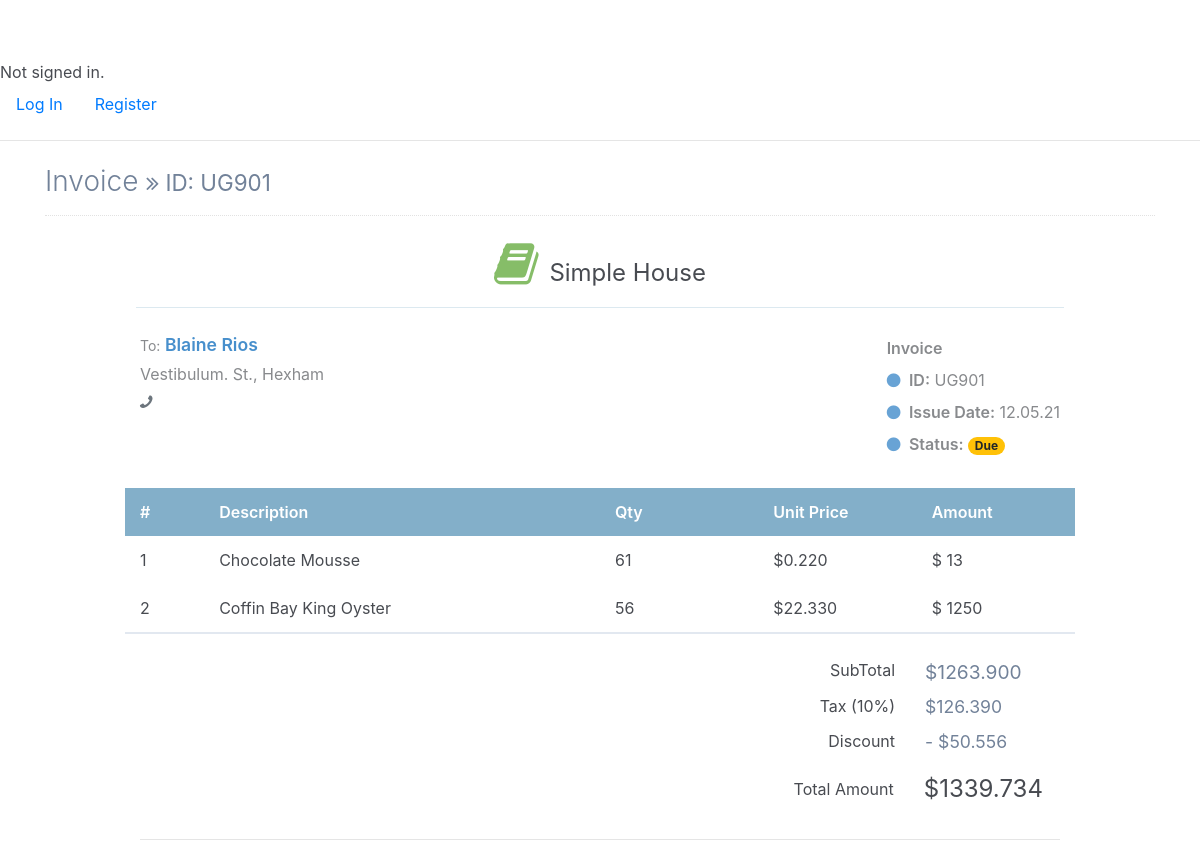
/Dashboard_Staff/Orders/UG901, run on the app's committed database.
### Management/models.py (models this page shows, shortened)
class Order(models.Model):
    id = models.CharField(max_length=50,primary_key = True)
    date = models.CharField(max_length=50)
    price = models.FloatField()

class PlaceOrder(models.Model):
    customer = models.ForeignKey(Customer,on_delete=models.CASCADE)
    order = models.OneToOneField(Order,on_delete=models.CASCADE,related_name="places")

class Customer(models.Model):
    id = models.CharField(max_length=50,primary_key = True)
    first_name = models.CharField(max_length=50)
    last_name = models.CharField(max_length=50)
    times_ordered = models.IntegerField(default = 0)

class Delivery(models.Model):
    cat = [("On Going","On Going"),("Completed","Completed"),("Cancelled","Cancelled")]
    order = models.OneToOneField(Order,on_delete=models.CASCADE,related_name="delivers")
    category = models.CharField(max_length = 50)
    status = models.CharField(default =cat[0],choices = cat,max_length = 50)
    building_no = models.CharField(null= True,max_length=50)
    street_name = models.CharField(max_length = 50)
    city = models.CharField(max_length = 50)
    zipcode = models.IntegerField()

class Transaction(models.Model):
    cat = [("Due","Due"),("Completed","Completed"),("Cancelled","Cancelled")]
    order = models.OneToOneField(Order,on_delete=models.CASCADE,related_name = "transc")
    status = models.CharField(default =cat[0],choices = cat,max_length = 50)
    amount_paid = models.FloatField(default=0)
    price = models.FloatField()
    tax = models.FloatField()
    discount = models.FloatField()
    customer = models.ForeignKey(Customer,on_delete=models.CASCADE)

class Order_Menu(models.Model):
    menu = models.ForeignKey(Menu,on_delete=models.DO_NOTHING)
    order = models.ForeignKey(Order,on_delete=models.CASCADE)

class Menu(models.Model):
    id = models.CharField(max_length=50,primary_key = True)
    name = models.CharField(max_length = 50)
    price = models.FloatField()
    category = models.CharField(max_length = 50)
    timesOrdered = models.IntegerField(default=0)

### Management/views.py (the view)
# urls.py: path("Dashboard_Staff/Orders/<str:id>", views.check_order, name="check_order"),
def check_order(request,id):
    order = Order.objects.get(id=id)
    menu_orders = Order_Menu.objects.filter(order=id)
    return render(request,"Management/sp_order.html",{"id":id,"order":order,"menu_orders":menu_orders,})

### Management/templatetags/textra.py (called while the page is built)
@register.filter
@register.filter
def list_index_from_value(list_, value):
    l = list(list_)
    return l.index(value)+1

### Management/templates/Management/sp_order.html (shortened to what this page needs)
{% extends "Management/layout.html" %}
{% load textra %}
{% block style %}
<link href="https://maxcdn.bootstrapcdn.com/font-awesome/4.7.0/css/font-awesome.min.css" rel="stylesheet" />
{% endblock %}
{% block body %}
<div class="page-content container">
    <div class="page-header text-blue-d2">
        <h1 class="page-title text-secondary-d1">
            Invoice
            <small class="page-info">
                <i class="fa fa-angle-double-right text-80"></i>
                ID: {{id}}
            </small>
        </h1>
    </div>
    <div class="container px-0">
        <div class="row mt-4">
            <div class="col-12 col-lg-10 offset-lg-1">
                <div class="row">
                    <div class="col-12">
                        <div class="text-center text-150">
                            <i class="fa fa-book fa-2x text-success-m2 mr-1"></i>
                            <span class="text-default-d3">Simple House</span>
                        </div>
                    </div>
                </div>
                <hr class="row brc-default-l1 mx-n1 mb-4" />
                <div class="row">
                    <div class="col-sm-6">
                        <div>
                            <span class="text-sm text-grey-m2 align-middle">To:</span>
                            <span class="text-600 text-110 text-blue align-middle">{{order.places.customer.first_name}} {{order.places.customer.last_name}}</span>
                        </div>
                        <div class="text-grey-m2">
                            <div class="my-1">
                                {{order.delivers.street_name}}, {{order.delivers.city}}
                            </div>
                            <div class="my-1"><i class="fa fa-phone fa-flip-horizontal text-secondary"></i> <b class="text-600">{{ph}}</b></div>
                        </div>
                    </div>
                    <div class="text-95 col-sm-6 align-self-start d-sm-flex justify-content-end">
                        <div class="text-grey-m2">
                            <div class="mt-1 mb-2 text-secondary-m1 text-600 text-125">
                                Invoice
                            </div>
                            <div class="my-2"><i class="fa fa-circle text-blue-m2 text-xs mr-1"></i> <span class="text-600 text-90">ID:</span> {{id}}</div>
                            <div class="my-2"><i class="fa fa-circle text-blue-m2 text-xs mr-1"></i> <span class="text-600 text-90">Issue Date:</span> {{order.date}}</div>
                            <div class="my-2"><i class="fa fa-circle text-blue-m2 text-xs mr-1"></i> <span class="text-600 text-90">Status: </span> <span class="badge badge-warning badge-pill px-25">{{order.transc.status }}</span></div>
                        </div>
                    </div>
                </div>
                <div class="mt-4">
                    <div class="row text-600 text-white bgc-default-tp1 py-25">
                        <div class="d-none d-sm-block col-1">#</div>
                        <div class="col-9 col-sm-5">Description</div>
                        <div class="d-none d-sm-block col-4 col-sm-2">Qty</div>
                        <div class="d-none d-sm-block col-sm-2">Unit Price</div>
                        <div class="col-2">Amount</div>
                    </div>
                    {% for mo in menu_orders%}
                    <div class="text-95 text-secondary-d3">
                        <div class="row mb-2 mb-sm-0 py-25">
                            <div class="d-none d-sm-block col-1"> {{ menu_orders|list_index_from_value:mo }}</div>
                            <div class="col-9 col-sm-5"> {{mo.menu.name}} </div>
                            <div class="d-none d-sm-block col-2">{{mo.menu.timesOrdered}}</div>
                            <div class="d-none d-sm-block col-2 text-95">${{mo.menu.price|floatformat:"-3"}}</div>
                            {% widthratio mo.menu.price 1 100 as width %}
                            <div class="col-2 text-secondary-d2">$ {% widthratio mo.menu.timesOrdered 100 width %}</div>
                        </div>
                    {% endfor %}
                    </div>
                    <div class="row border-b-2 brc-default-l2"></div>
                    <div class="row mt-3">
                        <div class="col-12 col-sm-7 text-grey-d2 text-95 mt-2 mt-lg-0">
                        </div>
                        <div class="col-12 col-sm-5 text-grey text-90 order-first order-sm-last">
                            <div class="row my-2">
                                <div class="col-7 text-right">
                                    SubTotal
                                </div>
                                <div class="col-5">
                                    <span class="text-120 text-secondary-d1">${{order.transc.price|floatformat:"-3"}}</span>
                                </div>
                            </div>
                            <div class="row my-2">
                                <div class="col-7 text-right">
                                    Tax (10%)
                                </div>
                                <div class="col-5">
                                    <span class="text-110 text-secondary-d1">${{order.transc.tax|floatformat:"-3"}}</span>
                                </div>
                            </div>
                            <div class="row my-2">
                                <div class="col-7 text-right">
                                    Discount
                                </div>
                                <div class="col-5">
                                    <span class="text-110 text-secondary-d1">- ${{order.transc.discount|floatformat:"-3"}}</span>
                                </div>
                            </div>
                            <div class="row my-2 align-items-center bgc-primary-l3 p-2">
                                <div class="col-7 text-right">
                                    Total Amount
                                </div>
                                <div class="col-5">
                                    <span class="text-150 text-success-d3 opacity-2">${{order.transc.amount_paid|floatformat:"-3"}}</span>
                                </div>
                            </div>
                        </div>
                    </div>
                    <hr />
                </div>
            </div>
        </div>
    </div>
</div>
{% endblock %}

### Management/templates/Management/layout.html (shortened to what this page needs)
{% load static %}
<!DOCTYPE html>
<html lang="en">
    <head>
        <link href="https://unpkg.com/tailwindcss@^1.0/dist/tailwind.min.css" rel="stylesheet">
        <link rel="stylesheet" href="https://stackpath.bootstrapcdn.com/bootstrap/4.4.1/css/bootstrap.min.css">
  <link rel="stylesheet" href="https://maxcdn.bootstrapcdn.com/font-awesome/4.7.0/css/font-awesome.min.css">
        {% block style%} {% endblock %}
    </head>
    <body>
        <div style="margin-top: 60px;">
            {% if user.is_authenticated %}
                Signed in as <strong>{{ user.user_name }}</strong>.
            {% else %}
                Not signed in.
            {% endif %}
        </div>
        <ul class="nav">
            {% if user.is_authenticated %}
            <div class="bs-example">
                <nav class="navbar navbar-expand-md navbar-dark fixed-top" style="background:#337AB7;">
                  <a href="{% url 'Dashboard_Staff' %}" class="navbar-brand">Restaurant Management</a>
                  <button type="button" class="navbar-toggler" data-toggle="collapse" data-target="#navbarCollapse">
                    <span class="navbar-toggler-icon"></span>
                  </button>
                  <div class="collapse navbar-collapse justify-content-between" id="navbarCollapse">
                    <div class="navbar-nav">
                <li class="nav-item">
                <a class="nav-item nav-link" href="{% url 'Dashboard_Staff' %}"></a>
            </li>
            <li class="nav-item">
                <a class="nav-item nav-link" href="{% url 'order' %}" > Orders</a>
            </li>
            <li class="nav-item">
                <a class="nav-item nav-link" href="{% url 'MS' %}"> Management Services</a>
            </li>
            <div class="navbar-nav">
            <a class="nav-item nav-link" href="{% url 'AboutUs' %}"> About US</a>
            </li>
            <li class="nav-item">
                <a class="nav-item nav-link" href="{% url 'logout' %}">Log Out</a>
            </li>
        </div>
        </div>
    </nav>
  </div>
            {% else %}
                <li class="nav-item">
                    <a class="nav-item nav-link" href="{% url 'login' %}?data=staff">Log In</a>
                </li>
                <li class="nav-item">
                    <a class="nav-item nav-link" href="{% url 'register' %}?data=staff">Register</a>
                </li>
            {% endif %}
        </ul>
        <hr>
        {% block body %}
        {% endblock %}
    </body>
</html>

### Management/templates/Management/sp_order.html (style rules this page uses)
body { margin-top:20px; color: #484b51; }
.text-secondary-d1 { color: #728299!important; }
.page-header { margin: 0 0 1rem; padding-bottom: 1rem; padding-top: .5rem; border-bottom: 1px dotted #e2e2e2; display: -ms-flexbox; display: flex; -ms-flex-pack: justify; justify-content: space-between; -ms-flex-align: center; align-items: center; }
.page-title { padding: 0; margin: 0; font-size: 1.75rem; font-weight: 300; }
.brc-default-l1 { border-color: #dce9f0!important; }
.ml-n1, .mx-n1 { margin-left: -.25rem!important; }
.mr-n1, .mx-n1 { margin-right: -.25rem!important; }
.mb-4, .my-4 { margin-bottom: 1.5rem!important; }
hr { margin-top: 1rem; margin-bottom: 1rem; border: 0; border-top: 1px solid rgba(0,0,0,.1); }
.text-grey-m2 { color: #888a8d!important; }
.text-success-m2 { color: #86bd68!important; }
.font-bolder, .text-600 { font-weight: 600!important; }
.text-110 { font-size: 110%!important; }
.text-blue { color: #478fcc!important; }
.pb-25, .py-25 { padding-bottom: .75rem!important; }
.pt-25, .py-25 { padding-top: .75rem!important; }
.bgc-default-tp1 { background-color: rgba(121,169,197,.92)!important; }
.text-120 { font-size: 120%!important; }
.text-blue-m2 { color: #68a3d5!important; }
.text-150 { font-size: 150%!important; }

### data on the page
Order: places.customer.first_name "Blaine", places.customer.last_name "Rios", delivers.street_name "Vestibulum. St.", delivers.city "Hexham", date "12.05.21", transc.status "Due", transc.price "1263.900", transc.tax "126.390", transc.discount "50.556", transc.amount_paid "1339.734"
Order_Menu: menu_orders "1", menu.name "Chocolate Mousse", menu.timesOrdered "61", menu.price "0.220", menu.timesOrdered "13", id "2"
Order_Menu: menu.name "Coffin Bay King Oyster", menu.timesOrdered "56", menu.price "22.330", menu.timesOrdered "1250"

### other printed values
{{ id }} "UG901"
